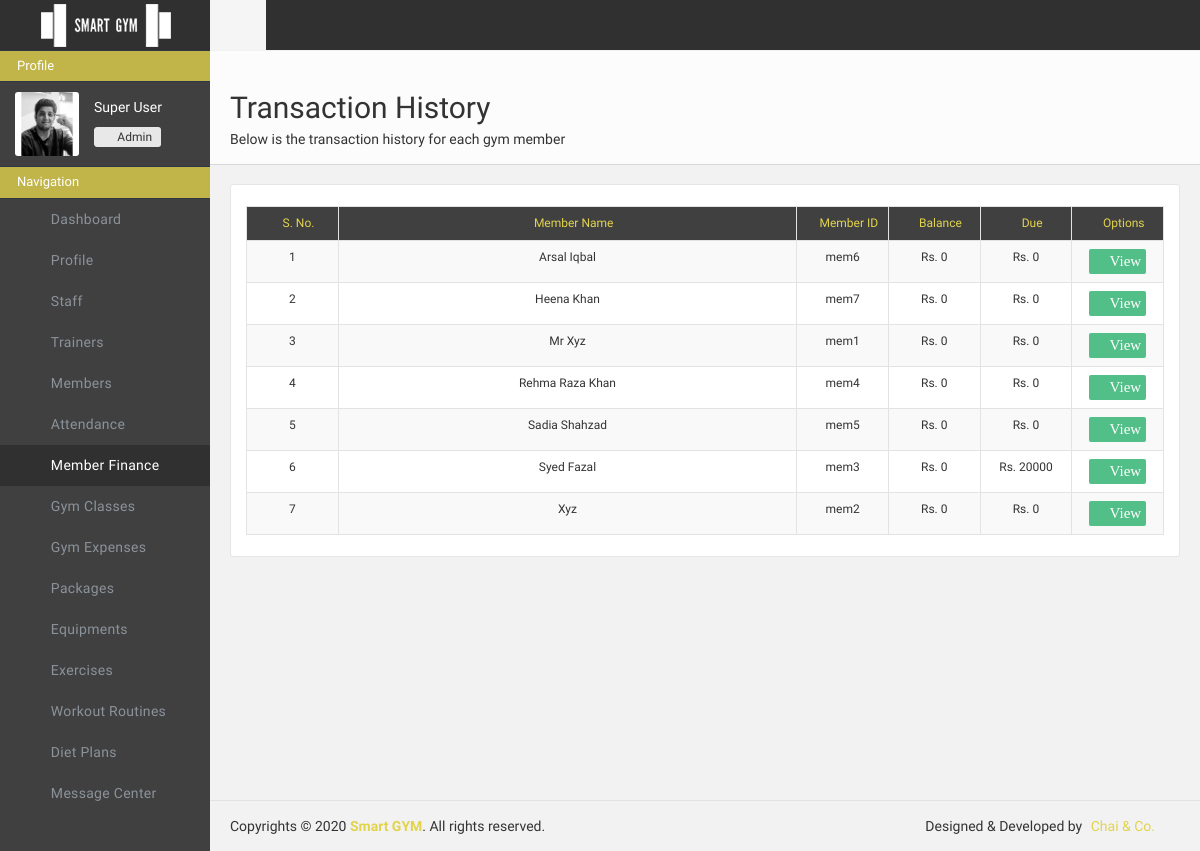
Page /adminportal/paymenthistory/ (signed in) on the earlier database version.
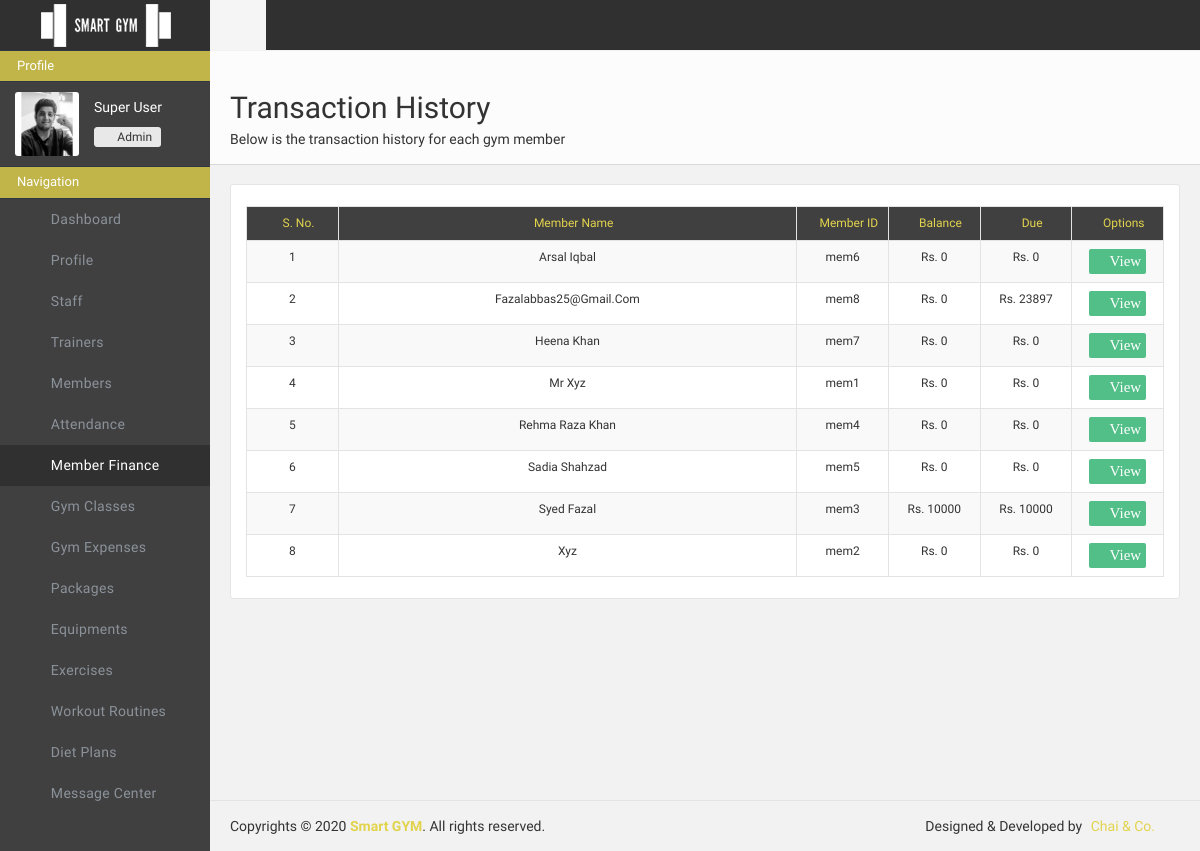
Same page on the later database version.
### adminportal/models.py (models this page shows)
class FinanceData(models.Model):
    finance_id = models.AutoField(primary_key=True)
    finance_member_id = models.CharField(max_length=500, default="")
    finance_member_name = models.CharField(max_length=500, default="")
    finance_desc = models.CharField(max_length=500, default="")
    finance_month = models.CharField(max_length=500, default="")
    finance_year = models.CharField(max_length=500, default="")
    finance_balance = models.IntegerField(default=0)
    finance_due = models.IntegerField(default=0)

### adminportal/views.py (the view)
# urls.py: path('paymenthistory/', views.paymenthistory, name="adminportal-paymenthistory"),
def paymenthistory(request):
    if "userid" in request.session and request.session["userrole"] == "Admin" :
        params={}
        members_count = FinanceData.objects.all().order_by("finance_member_name")
        members = {}
        for member in members_count:
                members[member.finance_member_id] = {"name": member.finance_member_name, "id": member.finance_member_id, "desc": member.finance_desc, "month": member.finance_month, "year": member.finance_year, "due": member.finance_due, "balance": member.finance_balance}
        params["members"] = members
        return render(request, 'adminportal/historypayment.html', params)
    else:
        return redirect('/adminportal/login/')

### adminportal/templates/adminportal/historypayment.html (shortened to what the changed rows need)
{% load static %}
<!doctype html>
<html class="no-js">
    <head>
        <link href="{% static 'adminportal/css/icons.css'%}" rel="stylesheet" />
        <link href="{% static 'adminportal/css/bootstrap.css'%}" rel="stylesheet" />
        <link href="{% static 'adminportal/css/plugins.css'%}" rel="stylesheet" />
        <link href="{% static 'adminportal/css/main.css'%}" rel="stylesheet" />
        <link href="{% static 'adminportal/css/custom.css'%}" rel="stylesheet" />
    </head>
    <body>
        <div id="wrapper">
            <div class="page-content sidebar-page right-sidebar-page clearfix">
                <div class="page-content-wrapper">
                    <div class="page-content-inner">
                        <div id="page-header" class="clearfix">
                            <div class="page-header">
                                <h2>Transaction History</h2>
                            </div>
                        </div>
                        <div class="row" style="margin-bottom: 100px;">
                            <div class="col-lg-12">
                                <div class="panel panel-default plain panelRefresh">
                                    <div class="panel-body">
                                        <table id="basic-datatables" class="table table-striped table-bordered" cellspacing="0" width="100%">
                                            <thead >
                                                <tr style="background-color: #404040; color: #e2d34d;">
                                                    <th title="S. No." style="font-size: 12px; text-align: center; width: 10%"><i class="fa fa-sort-numeric-asc"> </i> S. No.</th>
                                                    <th title="name" style="font-size: 12px; text-align: center;"><i class="fa fa-user"> </i> Member Name</th>
                                                    <th title="member id" style="font-size: 12px; text-align: center; width: 10%;"><i class="l-basic-postcard-multiple"> </i> Member ID</th>
                                                    <th title="balance" style="font-size: 12px; text-align: center; width:10%"><i class="fa fa-list-ol"> </i> Balance</th>
                                                    <th title="due" style="font-size: 12px; text-align: center; width: 10%;"><i class="fa fa-dollar"> </i> Due</th>
                                                    <th title="options" class="tableedit" style=" font-size: 12px; text-align: center; width: 10%;"><i class="l-software-pathfinder-subtract"> </i> Options</th>
                                                </tr>
                                            </thead>
                                            <tbody>
                                                {% for member in members.values %}
                                                <tr>
                                                    <td>{{forloop.counter}}</td>
                                                    <td>{{member.name}}</td>
                                                    <td>{{member.id}}</td>
                                                    <td>Rs. {{member.balance}}</td>
                                                    <td>Rs. {{member.due}}</td>
                                                    <td>
                                                        <a title="view" style="text-decoration: none;" href="/adminportal/paymenthistoryview/{{member.id}}"><i class="fa fa-eye" id="tablebtns" style="background-color: #51bf87; color: white; padding: 5px; font-size: 15px; " data-toggle="modal" data-target=""> View</i></a>
                                                    </td>
                                                </tr>
                                                {% endfor %}
                                            </tbody>
                                        </table>
                            </div>
                                </div>
                            </div>
                            </div>
                    </div>
                </div>
            </div>
        </div>
    </body>
</html>

Differences in the rows shown:
added FinanceData: name "Fazalabbas25@Gmail.Com", id "mem8"
Other differences:
new list line: "2 Rs. 0 Rs. 23897 View"
new list line: "7 Rs. 10000 Rs. 10000 View"
new list line: "Syed Fazal mem3"
list line gone: "6 Rs. 0 Rs. 20000 View"
list line gone: "Syed Fazal mem3"
